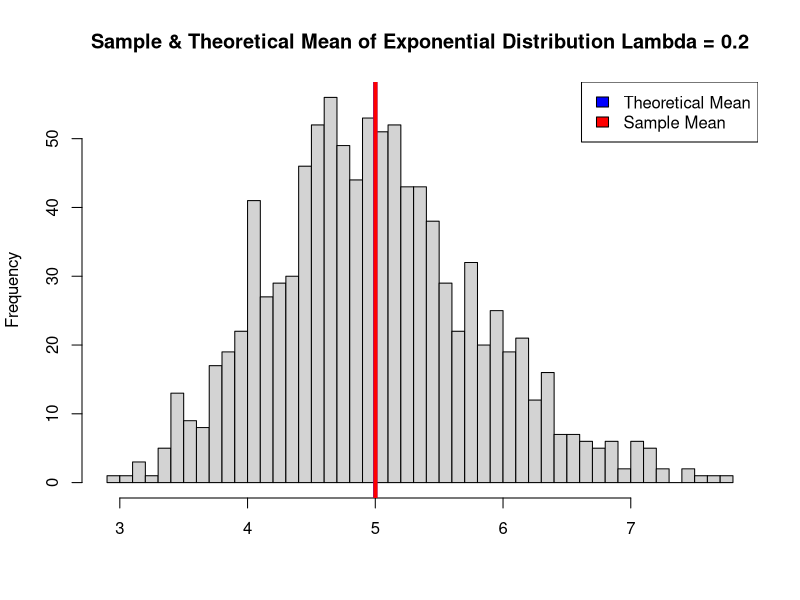
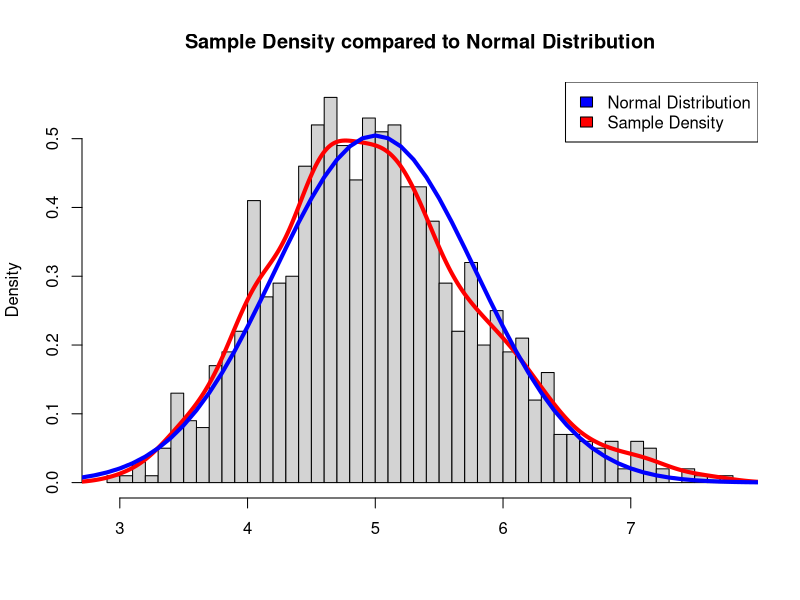
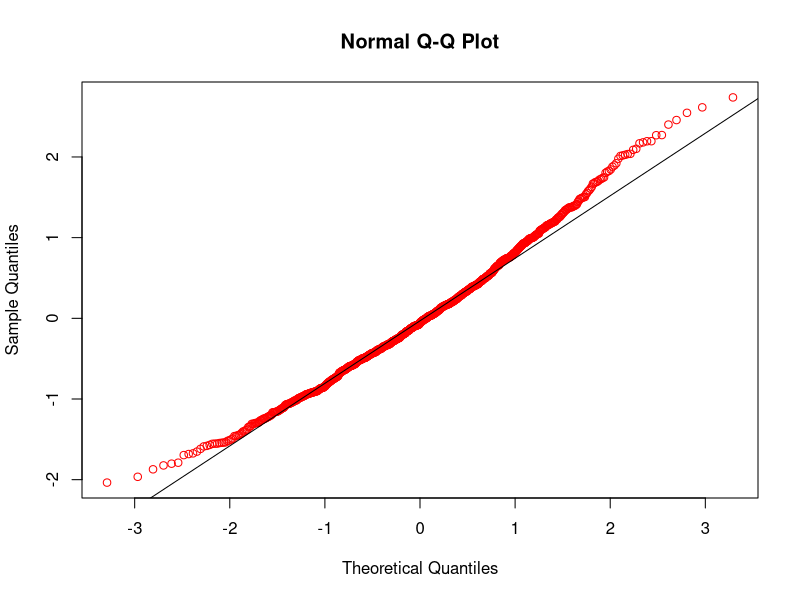

R code for these plots, in order:
## ---- chunk 1
lambda <- 0.2
sample_size <- 40
simulations <- 1000
theoretical_mean <- 1/lambda
theoretical_sd <- 1/lambda/sqrt(sample_size)
theoretical_var <- (1/lambda)^2
means_value = NULL  ## set the means object to NULL to assure we start with a clean slate
sample_means = NULL  ## set the means object to NULL to assure we start with a clean slate
sample_var = NULL  ## set the variance object to NULL to assure we start with a clean slate
## ---- chunk 2
for (i in 1 : simulations) {
values <- rexp(sample_size, lambda)
mean_value <- mean(values)
sample_means <- c(sample_means, mean_value)
}
## ---- chunk 3
hist(sample_means, breaks = 40,
  xlab = "",
  main = "Sample & Theoretical Mean of Exponential Distribution Lambda = 0.2")
abline(v = theoretical_mean, col = "BLUE", lwd = 4)
abline(v = mean(sample_means), col = "RED", lwd = 4)
legend("topright", c("Theoretical Mean", "Sample Mean"), fill = c("blue","red"))
## ---- chunk 4
sample_sd <- sd(sample_means)
sample_var <- var(sample_means)
## ---- chunk 5
xfit <- seq(2, 8, 0.1)
yfit <- dnorm(xfit, mean = theoretical_mean, sd = theoretical_sd)
hist(sample_means, breaks = 40, prob = TRUE,
  xlab = "",
  main = "Sample Density compared to Normal Distribution")
lines(density(sample_means), col = "RED", lwd = 4)
lines(xfit, yfit, col="blue", lwd = 4)
legend("topright", c("Normal Distribution", "Sample Density"), fill = c("blue","red"))

## ---- chunk 6
adj_sample_means <- sample_means - mean(sample_means)
## ---- chunk 7
qqnorm(adj_sample_means, col = "red")
qqline(adj_sample_means, col = "black")
